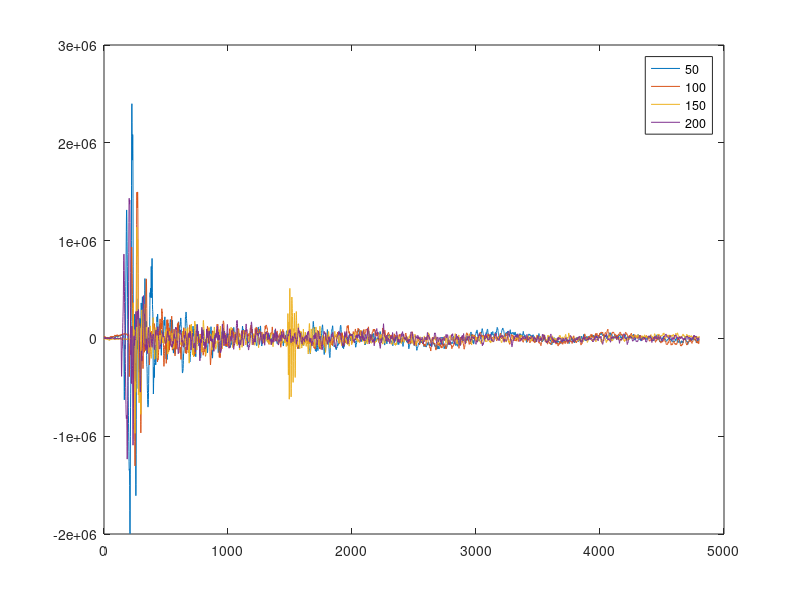
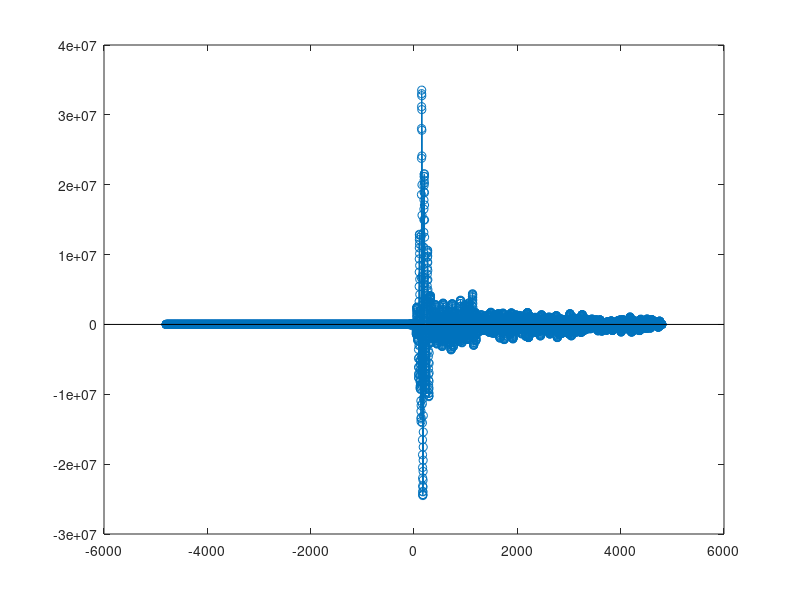

Recreate these plots in MATLAB, in order. (Note: this script raises an error after producing the figures.)
clf; clear; clc; close all;

fs = 48e03;
fstart = 100;
fstop = 3e03;
sweep_length = 100;
t = 0:1/fs:sweep_length/fs-1/fs;
t_last = t(sweep_length);
sweep_sig = chirp(t, fstart, t_last, fstop);

signal_50 = importdata("sonar_50_cm.dat");
signal_100 = importdata("sonar_100_cm.dat");
signal_150 = importdata("sonar_150_cm.dat");
signal_200 = importdata("sonar_200_cm.dat");

figure;
plot(signal_50);
hold on;
plot(signal_100);
plot(signal_150);
plot(signal_200);
legend("50", "100", "150", "200");

figure;
[c, lags] = xcorr(signal_200, sweep_sig);
stem(lags,c);
hold on;
[d, lag] = myXCorr(signal_200', sweep_sig);
stem(lag, d);
legend("xcorr", "myXCorr");
